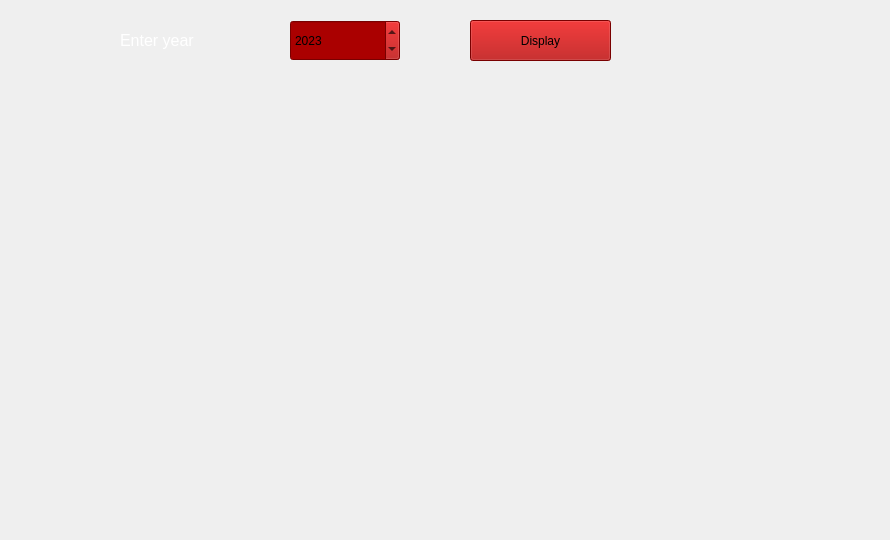
    <widget class="QWidget" name="tab_4">
     <property name="styleSheet">
      <string notr="true">color: rgb(255, 255, 255);
color: rgb(0, 0, 0);</string>
     </property>
     <attribute name="title">
      <string>Dashboard</string>
     </attribute>
     <widget class="PlotWidget" name="widget" native="true">
      <property name="geometry">
       <rect>
        <x>30</x>
        <y>100</y>
        <width>851</width>
        <height>431</height>
       </rect>
      </property>
     </widget>
     <widget class="QDateEdit" name="dateEdit_13">
      <property name="geometry">
       <rect>
        <x>290</x>
        <y>20</y>
        <width>110</width>
        <height>41</height>
       </rect>
      </property>
      <property name="styleSheet">
       <string notr="true">background-color: rgb(170, 0, 0);</string>
      </property>
      <property name="displayFormat">
       <string>yyyy</string>
      </property>
      <property name="date">
       <date>
        <year>2023</year>
        <month>2</month>
        <day>1</day>
       </date>
      </property>
     </widget>
     <widget class="QPushButton" name="pushButton_74">
      <property name="geometry">
       <rect>
        <x>470</x>
        <y>20</y>
        <width>141</width>
        <height>41</height>
       </rect>
      </property>
      <property name="styleSheet">
       <string notr="true">background-color: rgb(170, 0, 0);</string>
      </property>
      <property name="text">
       <string>Display</string>
      </property>
     </widget>
     <widget class="QLabel" name="label_89">
      <property name="geometry">
       <rect>
        <x>120</x>
        <y>20</y>
        <width>131</width>
        <height>41</height>
       </rect>
      </property>
      <property name="font">
       <font>
        <pointsize>12</pointsize>
       </font>
      </property>
      <property name="styleSheet">
       <string notr="true">color: rgb(255, 255, 255);</string>
      </property>
      <property name="text">
       <string>Enter year</string>
      </property>
     </widget>
    </widget>
